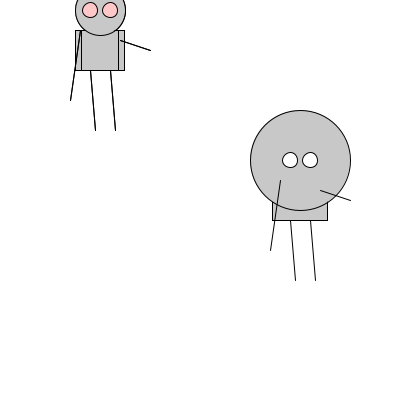
Frame 1 (no input)
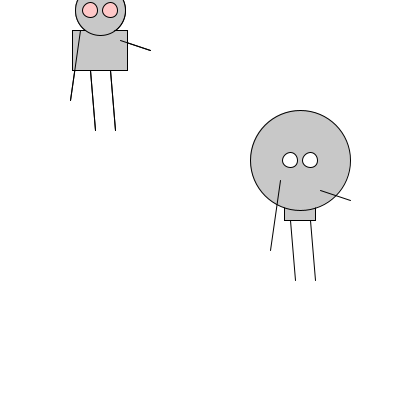
Frame 60 (the mouse pressed at the canvas centre just before this capture)
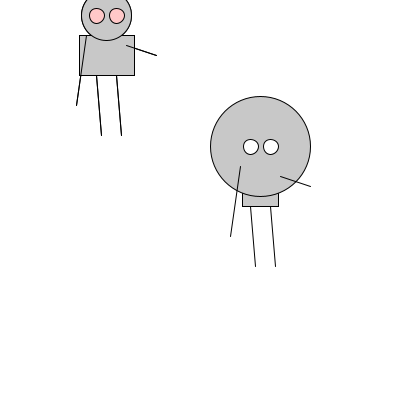
Frame 120 (the mouse held since frame 60 and released just before this capture)

The Processing sketch that drew these frames (run headless with seeded random() and noise(); from frame 60 on, the mouse is pressed at the canvas centre):

// Processing sketch: Zoog_from_Class
// ── Zoog_from_Class.pde
Zoog zoog1;
Zoog zoog2;

void setup() {
  size(400, 400);
  frameRate(30);
  zoog1 = new Zoog(100, 50, 50, color(255, 200, 200));
  zoog2 = new Zoog(300, 200, 100, color(255, 255, 255));
};


void draw() {
  background(255);
  zoog1.show();
  float factor = constrain(mouseX/10, 0, 5);
  zoog1.show();
  zoog1.jiggle(factor);
  zoog2.show();
  zoog2.jiggle(factor);
};

// ── Zoog_class.pde
class Zoog {

  float zoogX, zoogY, facedia;
  color eyeColor;

  Zoog(float x, float y, float dia, color eye) {
    zoogX = x;
    zoogY = y;
    facedia = dia;
    eyeColor = eye;
  }

  void show() {
    ellipseMode(CENTER);
    rectMode(CENTER);

    //body
    fill(200, 200, 200);
    rect(zoogX, zoogY, random(30, 60), 40);
    ellipse(zoogX, zoogY - 40, facedia, facedia);

    // eyes
    fill(eyeColor);
    ellipse(zoogX -10, zoogY-40, 15, 15);
    ellipse(zoogX +10, zoogY-40, 15, 15);
    line(zoogX - 30, zoogY + 50, zoogX -20, zoogY -20);
    line(zoogX +20, zoogY - 10, zoogX + 50, zoogY);
    line(zoogX-10, zoogY + 20, zoogX-5, zoogY + 80);
    line(zoogX+10, zoogY + 20, zoogX+15, zoogY + 80);
  };

  void jiggle(float speed) {
    zoogX = zoogX + random(-1, 1) * speed;
    zoogY = zoogY + random(-1, 1) * speed;

    zoogX = constrain(zoogX, 0, width);
    zoogY = constrain(zoogY, 0, width);
  };
};
